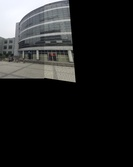
#> input picture results/GES-50/panorama12.jpg, 133 x 167 px, shrunk from 1500 x 1888 before the run
$ python entropy.py
#> lines starting #> are read from the running program, lines starting #| are printed output that depends on the picture; long printed decimals are rounded
### entropy_calc.py
import cv2
import numpy as np
from scipy.stats import entropy
import matplotlib.pyplot as plt

_bins = 128

def calculate_entropy(component_1, component_2, final_panorama, save_plot_path=None):
    component_1 = cv2.cvtColor(component_1, cv2.COLOR_BGR2GRAY)
    component_2 = cv2.cvtColor(component_2, cv2.COLOR_BGR2GRAY)
    component_images = [component_1, component_2]
    final_panorama = cv2.cvtColor(final_panorama, cv2.COLOR_BGR2GRAY)
    downscaled_image = cv2.resize(final_panorama, (final_panorama.shape[1] // 4, final_panorama.shape[0] // 4))

    # ==============================  f2  ==============================

    def calculate_global_entropy(image):
        hist, _ = np.histogram(image.ravel(), bins=_bins, range=(0, _bins))
        hist = hist[hist > 0]  # Avoid log(0)
        prob_dist = hist / hist.sum()
        image_entropy = entropy(prob_dist, base=2)
        return image_entropy, hist


    def calculate_local_entropy(image, window_size=9):
        # Downscale image to speed up calculation (debug)

        padded_image = np.pad(image, pad_width=window_size // 2, mode='reflect')
        local_entropies = []

        # Ensure that the image dimensions are divisible by window_size to avoid mismatched shapes
        height, width = image.shape
        for i in range(0, height - window_size + 1, window_size):  # Step by window size
            for j in range(0, width - window_size + 1, window_size):
                window = padded_image[i:i + window_size, j:j + window_size]
                local_entropies.append(calculate_global_entropy(window)[0])  # Only entropy value

        return np.array(local_entropies)

    def calculate_f2(component_images, panorama_image):
        component_entropies = [calculate_global_entropy(img)[0] for img in component_images]
        avg_entropy_components = np.mean(component_entropies)
        panorama_entropy = calculate_global_entropy(panorama_image)[0]
        f2 = avg_entropy_components - panorama_entropy
        return f2

    f2 = calculate_f2(component_images, final_panorama)
    print(f"f2 (Differential Entropy): {f2}")

    # ==============================  f3  ==============================

    def calculate_f3(component_images, panorama_image):
        component_local_entropies = [np.mean(calculate_local_entropy(img)) for img in component_images]
        panorama_local_entropy = np.mean(calculate_local_entropy(panorama_image))
        f3 = panorama_local_entropy - np.mean(component_local_entropies)
        return f3

    # f3 = calculate_f3(component_images, downscaled_image)
    f3 = calculate_f3(component_images, final_panorama)
    print(f"f3 (Average Local Entropy): {f3}")

    # ==============================  f4  ==============================

    def calculate_f4(component_images, panorama_image):
        component_local_entropies = [calculate_local_entropy(img) for img in component_images]
        panorama_local_entropy = calculate_local_entropy(panorama_image)
        component_variance = np.var([np.mean(local_entropy) for local_entropy in component_local_entropies])
        panorama_variance = np.var(np.mean(panorama_local_entropy))
        f4 = panorama_variance - component_variance
        return f4

    f4 = calculate_f4(component_images, final_panorama)
    print(f"f4 (Differential Variance of Local Entropy): {f4}")

    # ==============================  f9  ==============================

    def calculate_f9(component_images, panorama_image):
        component_std_devs = [np.std(img) for img in component_images]
        panorama_std_dev = np.std(panorama_image)
        f9 = abs(np.mean(component_std_devs) - panorama_std_dev)
        return f9

    f9 = calculate_f9(component_images, final_panorama)
    print(f"f9 (Absolute Difference of Standard Deviations): {f9}")

    # ==============================  plot  ==============================

    if save_plot_path:
        entropy_value, hist = calculate_global_entropy(final_panorama)
        plt.figure(figsize=(10, 6))
        plt.hist(hist, bins=_bins, density=True, color='blue', alpha=0.7)
        plt.title(f"Histogram of Image (Entropy: {entropy_value:.2f})")
        plt.xlabel('Pixel Intensity')
        plt.ylabel('Probability Density')
        plt.savefig(save_plot_path)
        plt.close()

    return f2, f3, f4, f9

### entropy.py
import cv2
from entropy_calc import calculate_entropy

# ==============================  GES-50  ==============================
print("================= SIFT =================")
print("")
component_1 = cv2.imread('results/GES-50/panorama12.jpg')
#> component_1 is the input picture: shape (167, 133, 3); mean B, G, R 34.2, 34.4, 34
component_2 = cv2.imread('results/GES-50/panorama34.jpg')
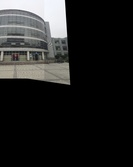
#> input picture results/GES-50/panorama34.jpg, 133 x 167 px, shrunk from 1500 x 1888 before the run
#> component_2 is the input picture: shape (167, 133, 3); mean B, G, R 34.8, 35.4, 35.4
final_panorama = cv2.imread('results/GES-50/final_panorama.jpg')
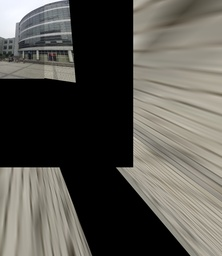
#> input picture results/GES-50/final_panorama.jpg, 222 x 256 px, shrunk from 2500 x 2888 before the run
#> final_panorama is the input picture: shape (256, 222, 3); mean B, G, R 78.9, 85.2, 87.5
f2, f3, f4, f9 = calculate_entropy(component_1, component_2, final_panorama, save_plot_path='results/GES-50/plot.jpg')
#> in calculate_entropy, `downscaled_image = cv2.resize(final_panorama, (final_panorama.shape[1]..`:
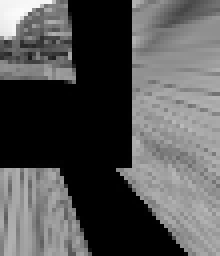
#> downscaled_image: shape (64, 55) (shown 4 times larger); min 0, max 251, mean 85
#> in calculate_f2, `component_entropies = [calculate_global_entropy(img)[0] for img in com..`: component_entropies = [1.88, 1.59]
#> in calculate_f2, `avg_entropy_components = np.mean(component_entropies)`: avg_entropy_components = 1.74
#> in calculate_f2, `panorama_entropy = calculate_global_entropy(panorama_image)[0]`: panorama_entropy = 2.8
#> in calculate_f2, `f2 = avg_entropy_components - panorama_entropy`: f2 = -1.06
#| f2 (Differential Entropy): -1.061
#> in calculate_f3, `component_local_entropies = [np.mean(calculate_local_entropy(img)) for..`: component_local_entropies = [1.26, 1.09]
#| f3 (Average Local Entropy): 0.317
#> in calculate_local_entropy (call 5), `padded_image = np.pad(image, pad_width=window_size // 2, mode='reflect')`:
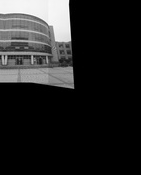
#> padded_image: shape (175, 141); min 0, max 255, mean 36.4
#| f4 (Differential Variance of Local Entropy): -0.00698
#| f9 (Absolute Difference of Standard Deviations): 7.891
print("")
print("================= SURF =================")
print("")
final_panorama = cv2.imread('results/GES-50/SURF/final_panorama.jpg')
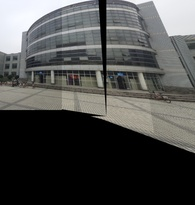
#> input picture results/GES-50/SURF/final_panorama.jpg, 195 x 205 px, shrunk from 2202 x 2313 before the run
#> final_panorama is the input picture: shape (205, 195, 3); mean B, G, R 75.4, 76.7, 76.3
f2, f3, f4, f9 = calculate_entropy(component_1, component_2, final_panorama, save_plot_path='results/GES-50/SURF/plot_SURF.jpg')
#> call 2 of calculate_entropy, with save_plot_path = 'results/GES-50/SURF/plot_SURF.jpg'
#| f2 (Differential Entropy): -2.368
#> in calculate_local_entropy (call 9), `padded_image = np.pad(image, pad_width=window_size // 2, mode='reflect')`:
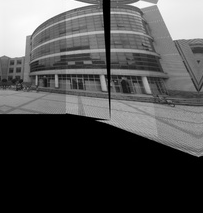
#> padded_image: shape (213, 203); min 0, max 254, mean 78
#| f3 (Average Local Entropy): 1.146
#| f4 (Differential Variance of Local Entropy): -0.00698
#| f9 (Absolute Difference of Standard Deviations): 9.037
#> in calculate_entropy (call 2), `plt.savefig(save_plot_path)`:
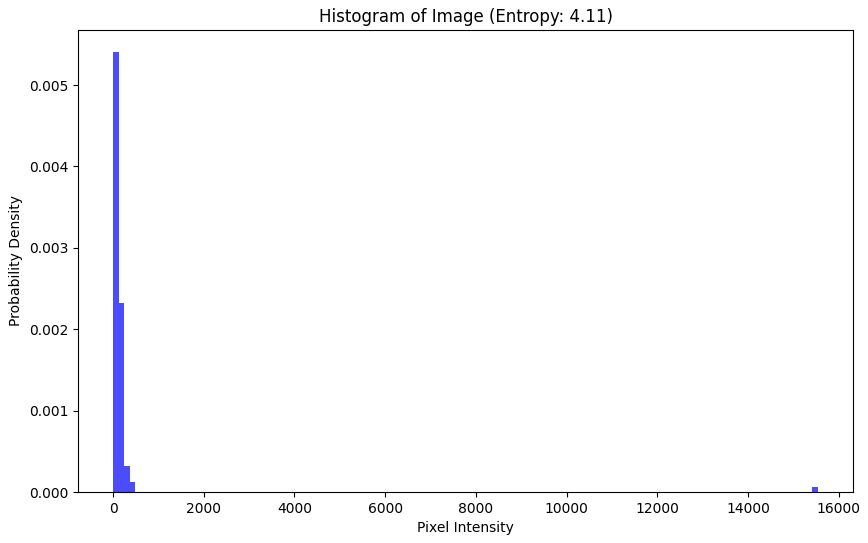
#> figure drawn by matplotlib, 1 panel; tallest bar 0.00541 high, from x = 3 to 124.4

# ==============================  NISwGSP  ==============================
print("================= SIFT =================")
print("")
component_1 = cv2.imread('results/NISwGSP/panorama12.jpg')
component_2 = cv2.imread('results/NISwGSP/panorama34.jpg')
final_panorama = cv2.imread('results/NISwGSP/final_panorama.jpg')
f2, f3, f4, f9 = calculate_entropy(component_1, component_2, final_panorama, save_plot_path='results/NISwGSP/plot.jpg')
#| f2 (Differential Entropy): -1.061
#| f3 (Average Local Entropy): 0.317
#| f4 (Differential Variance of Local Entropy): -0.00698
#| f9 (Absolute Difference of Standard Deviations): 7.891
print("")
print("================= SURF =================")
print("")
final_panorama = cv2.imread('results/NISwGSP/SURF/final_panorama.jpg')
f2, f3, f4, f9 = calculate_entropy(component_1, component_2, final_panorama, save_plot_path='results/NISwGSP/SURF/plot_surf.jpg')
#| f2 (Differential Entropy): -2.368
#| f3 (Average Local Entropy): 1.146
#| f4 (Differential Variance of Local Entropy): -0.00698
#| f9 (Absolute Difference of Standard Deviations): 9.037

# ==============================  flower  ==============================
print("================= SIFT =================")
print("")
component_1 = cv2.imread('results/OpenPano/flower/panorama12.jpg')
component_2 = cv2.imread('results/OpenPano/flower/panorama34.jpg')
final_panorama = cv2.imread('results/OpenPano/flower/final_panorama.jpg')
f2, f3, f4, f9 = calculate_entropy(component_1, component_2, final_panorama, save_plot_path='results/OpenPano/flower/plot.jpg')
#| f2 (Differential Entropy): -1.061
#| f3 (Average Local Entropy): 0.317
#| f4 (Differential Variance of Local Entropy): -0.00698
#| f9 (Absolute Difference of Standard Deviations): 7.891
print("")
print("================= SURF =================")
print("")
final_panorama = cv2.imread('results/OpenPano/flower/SURF/final_panorama.jpg')
f2, f3, f4, f9 = calculate_entropy(component_1, component_2, final_panorama, save_plot_path='results/OpenPano/flower/SURF/plot_surf.jpg')
#| f2 (Differential Entropy): -2.368
#| f3 (Average Local Entropy): 1.146
#| f4 (Differential Variance of Local Entropy): -0.00698
#| f9 (Absolute Difference of Standard Deviations): 9.037

# ==============================  augo - scene1  ==============================
print("================= SIFT =================")
print("")
component_1 = cv2.imread('results/augo/scene1/panorama12.jpg')
component_2 = cv2.imread('results/augo/scene1/panorama34.jpg')
final_panorama = cv2.imread('results/augo/scene1/final_panorama.jpg')
f2, f3, f4, f9 = calculate_entropy(component_1, component_2, final_panorama, save_plot_path='results/augo/scene1/plot.jpg')
#| f2 (Differential Entropy): -1.061
#| f3 (Average Local Entropy): 0.317
#| f4 (Differential Variance of Local Entropy): -0.00698
#| f9 (Absolute Difference of Standard Deviations): 7.891
print("")
print("================= SURF =================")
final_panorama = cv2.imread('results/augo/scene1/SURF/final_panorama.jpg')
f2, f3, f4, f9 = calculate_entropy(component_1, component_2, final_panorama, save_plot_path='results/augo/scene1/SURF/plot_surf.jpg')
#| f2 (Differential Entropy): -2.368
#| f3 (Average Local Entropy): 1.146
#| f4 (Differential Variance of Local Entropy): -0.00698
#| f9 (Absolute Difference of Standard Deviations): 9.037

# ==============================  augo - scene2  ==============================
print("================= SIFT =================")
component_1 = cv2.imread('results/augo/scene2/panorama12.jpg')
component_2 = cv2.imread('results/augo/scene2/panorama34.jpg')
final_panorama = cv2.imread('results/augo/scene2/final_panorama.jpg')
f2, f3, f4, f9 = calculate_entropy(component_1, component_2, final_panorama, save_plot_path='results/augo/scene2/plot.jpg')
#| f2 (Differential Entropy): -1.061
#| f3 (Average Local Entropy): 0.317
#| f4 (Differential Variance of Local Entropy): -0.00698
#| f9 (Absolute Difference of Standard Deviations): 7.891
print("")
print("================= SURF =================")
print("")
final_panorama = cv2.imread('results/augo/scene2/SURF/final_panorama.jpg')
f2, f3, f4, f9 = calculate_entropy(component_1, component_2, final_panorama, save_plot_path='results/augo/scene2/SURF/plot_surf.jpg')
#| f2 (Differential Entropy): -2.368
#| f3 (Average Local Entropy): 1.146
#| f4 (Differential Variance of Local Entropy): -0.00698
#| f9 (Absolute Difference of Standard Deviations): 9.037
